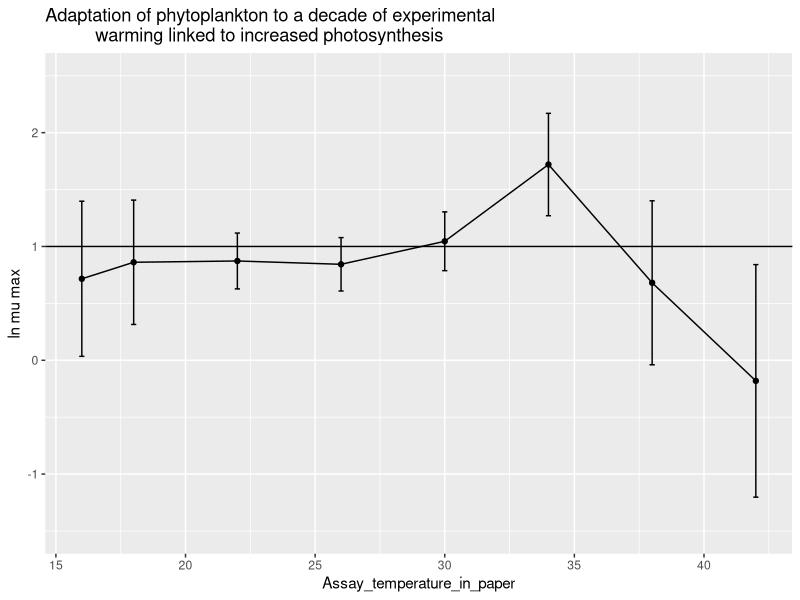

This chart was generated by the following R code:
library(ggplot2)
library(reshape)
library(dplyr)
library(ggpubr)
library(tidyr)



df<-read.table(file="../../1_data/1_data_multipoint_assay/Schaum_et_al_2017.txt" ,header= TRUE,sep = " ")


m=1.96
Calc_CI<-function(x) m*x

df$Calc_CI<-(Calc_CI(df$Error))

df0 <- df%>% slice(1:16)

#Calculating squares of mean and standard errors

df0$Error_squared= df0$Error*df0$Error

df0$Mean_squared=df0$Mean*df0$Mean



Selection_line <- df0 %>%
  filter(Selection_temperature== "Ambient+4")

Control_line<- df0 %>%
  filter(Selection_temperature== "Ambient")


df1 <- left_join(Selection_line,Control_line, by = "Assay_temperature_in_paper", suffix = c(".s", ".c")) %>%
  mutate(Relative_mean = Mean.s/Mean.c)%>%
  mutate(Combined_Standard_error=Relative_mean*sqrt((Error_squared.s/Mean_squared.s)+(Error_squared.c/Mean_squared.c)))%>%
  mutate(Absolute_combined_error=abs(Combined_Standard_error))%>%
  mutate(Combined_CI = Absolute_combined_error*1.96)
  #mutate((Confidence_interval_combined=Standard_error_combined*))
 


a<- ggplot(df1, aes(x=Assay_temperature_in_paper, y=Relative_mean,fill= )) +
  geom_line() +geom_point()+
  ggtitle("Adaptation of phytoplankton to a decade of experimental 
          warming linked to increased photosynthesis	") +
  ylab("ln mu max")+ geom_hline(yintercept=1)+ylim(-1.5,2.5)+
  geom_errorbar(aes(ymin=Relative_mean-Combined_CI, ymax=Relative_mean+Combined_CI), width=.2,)
            #  position=position_dodge(.9) +geom_point()
print(a)
